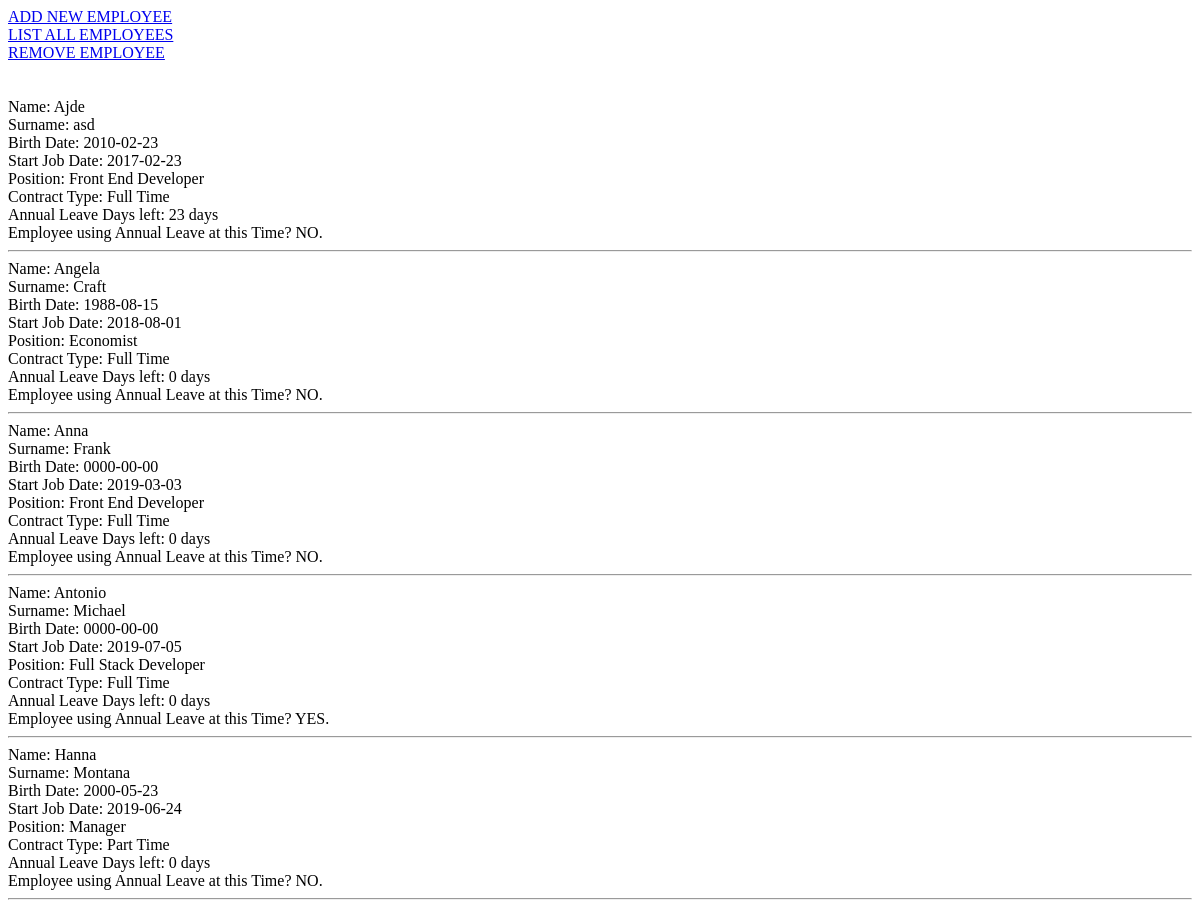
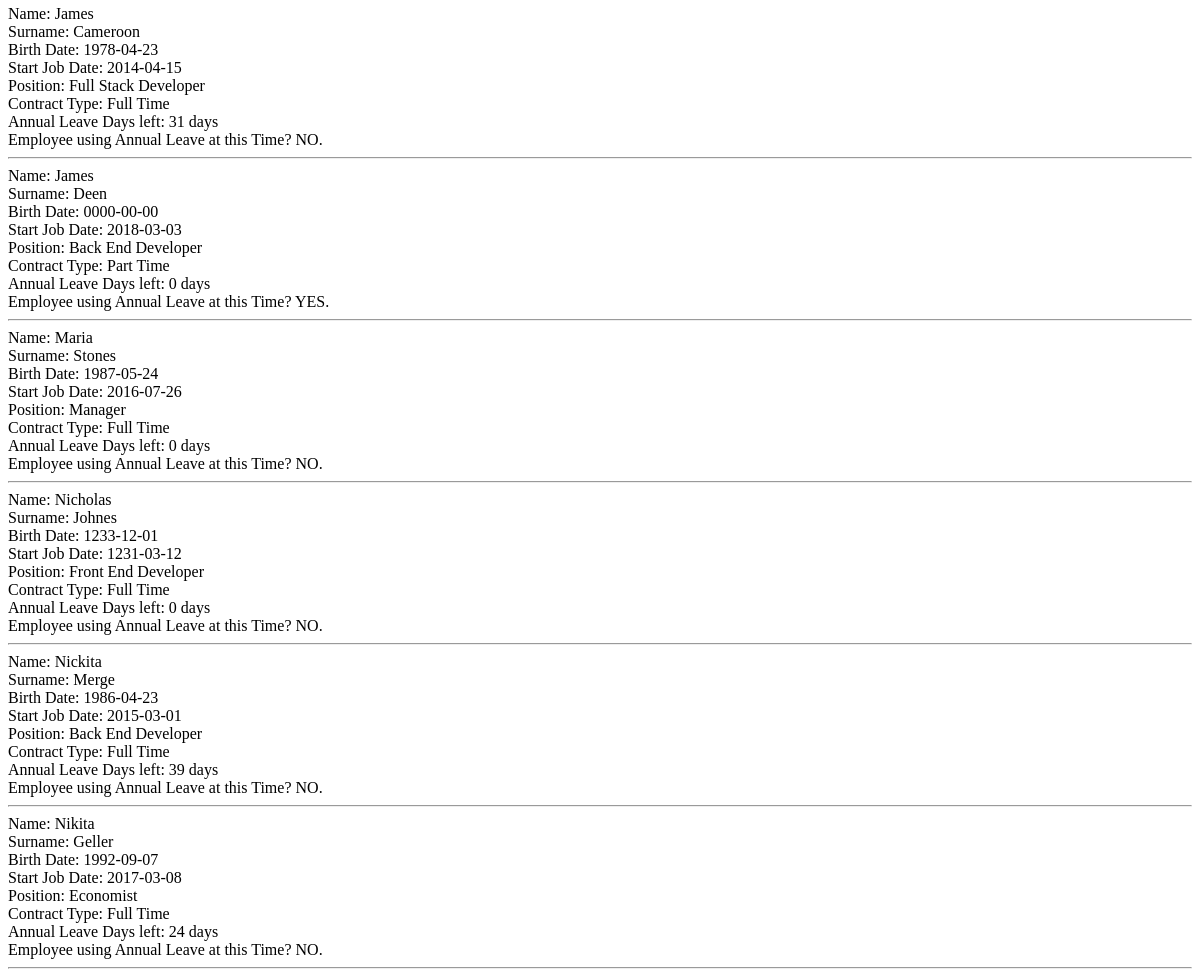
The page /adminPanelList.php on the database as committed earlier (2 pictures, top to bottom).
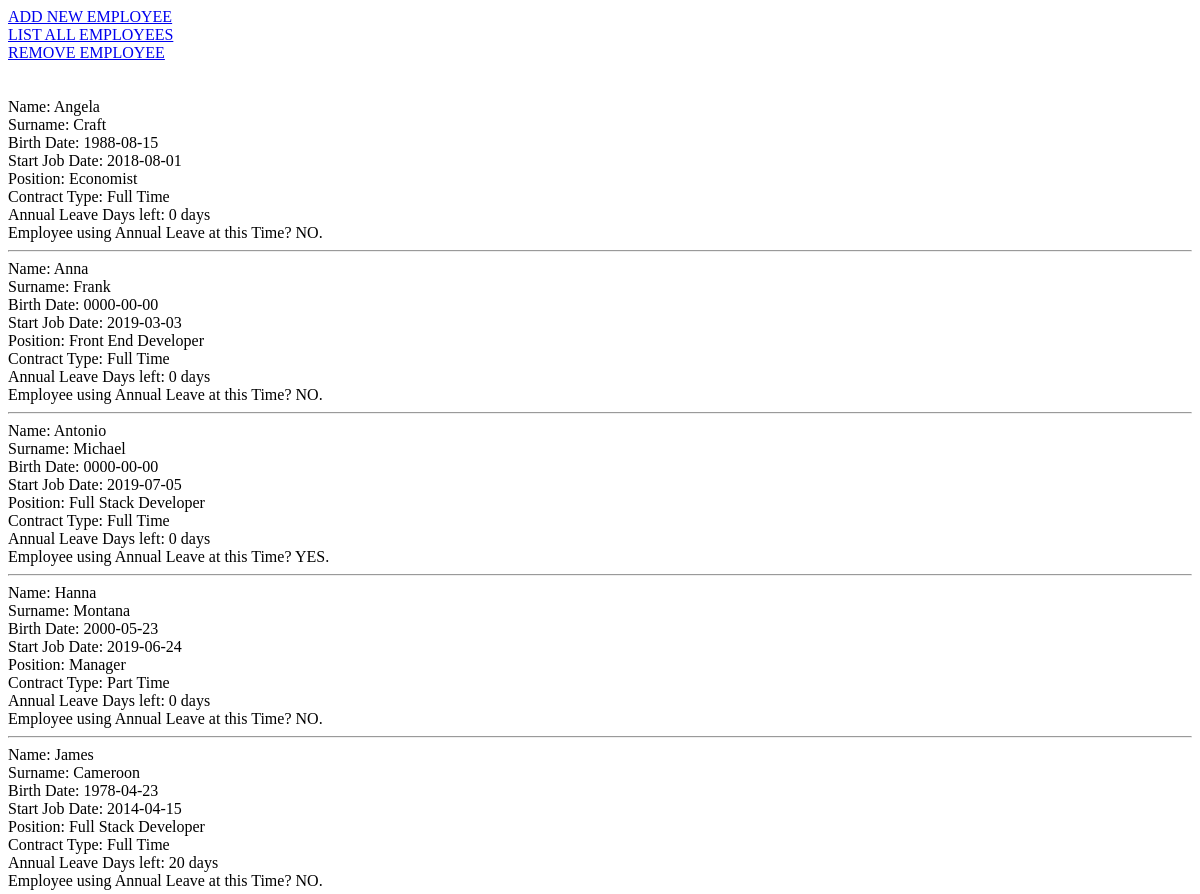
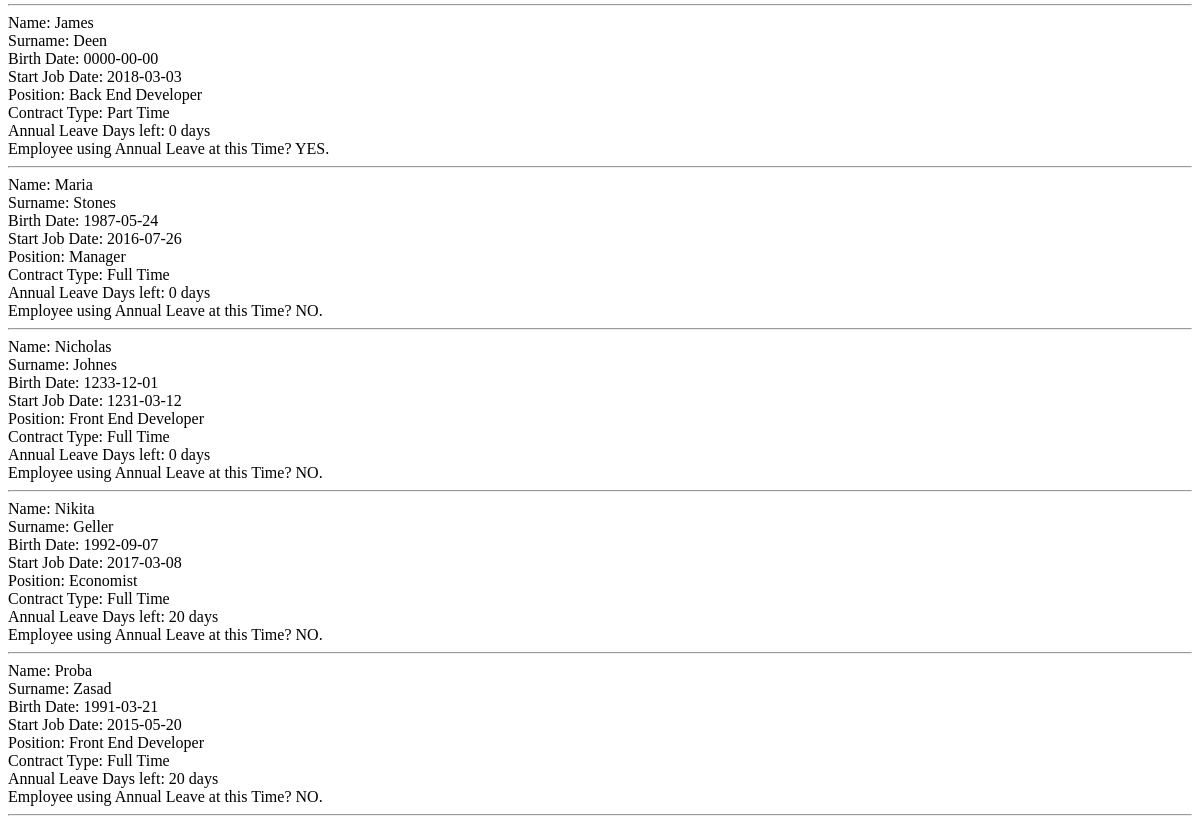
The same page on the database as committed later (2 pictures, top to bottom).
### tables this page shows
CREATE TABLE `employees` (
  `employeeId` int(11) NOT NULL,
  `employeeName` varchar(20) NOT NULL,
  `employeeSurname` varchar(30) NOT NULL,
  `employeeBirthDate` date NOT NULL,
  `employeeStartJobDate` date NOT NULL,
  `employeePosition` varchar(30) NOT NULL,
  `employeeContractType` varchar(20) NOT NULL,
  `employeeUsername` varchar(20) NOT NULL,
  `employeePassword` varchar(20) NOT NULL,
  `employeeFreeDays` int(40) NOT NULL,
  `employeeAnnualStatus` tinyint(1) NOT NULL,
  `employeeAnnualRequest` tinyint(1) NOT NULL,
  `employeeAnnualDateStart` date DEFAULT NULL,
  `employeeAnnualDateEnd` date NOT NULL,
  `employeeAnnualSelectedDays` int(11) NOT NULL
);

### adminPanelList.php (the view, shortened to what this page needs)
<!DOCTYPE html>
<html lang="en">
<head>
</head>
<body>
    <?php
        $conn = new mysqli("localhost", "root", "", "companyannualleave");
        $sql = "SELECT * FROM  employees ORDER BY employeeName,employeeSurname ASC";
        $result = $conn->query($sql);
        $rows = $result->fetch_all(MYSQLI_ASSOC);
        echo "<a href='adminPanelAdd.php'>ADD NEW EMPLOYEE</a><br>";
        echo "<a href='adminPanelList.php'>LIST ALL EMPLOYEES</a><br>";
        echo "<a href='adminPanelDelete.php'>REMOVE EMPLOYEE</a><br><br>";
        echo "<br>";
        foreach($rows as $row){
            echo "Name: " . $row['employeeName'] . "<br>";
            echo "Surname: ". $row['employeeSurname'] . "<br>";
            echo "Birth Date: " . $row['employeeBirthDate'] . "<br>";
            echo "Start Job Date: " . $row['employeeStartJobDate'] . "<br>";
            echo "Position: ". $row['employeePosition'] . "<br>";
            echo "Contract Type: " . $row['employeeContractType'] . "<br>";
            echo "Annual Leave Days left: " . $row['employeeFreeDays'] . " days <br>";
            echo "Employee using Annual Leave at this Time? ";
                if($row['employeeAnnualStatus']== true)
                    echo "YES.";
                else
                    echo "NO.";
            echo "<hr>";
        }
    ?>
</body>
</html>

Rows that differ between the two databases and show on the page:
removed employees: employeeName "Ajde", employeeSurname "asd", employeeBirthDate "2010-02-23", employeeStartJobDate "2017-02-23", employeePosition "Front End Developer", employeeContractType "Full Time", employeeFreeDays "23", employeeAnnualStatus "NO."
removed employees: employeeName "Nickita", employeeSurname "Merge", employeeBirthDate "1986-04-23", employeeStartJobDate "2015-03-01", employeePosition "Back End Developer", employeeContractType "Full Time", employeeFreeDays "39", employeeAnnualStatus "NO."
changed employees "Cameroon": employeeFreeDays "31" → "20"
changed employees "Nikita": employeeFreeDays "24" → "20"
added employees: employeeName "Proba", employeeSurname "Zasad", employeeBirthDate "1991-03-21", employeeStartJobDate "2015-05-20", employeePosition "Front End Developer", employeeContractType "Full Time", employeeFreeDays "20", employeeAnnualStatus "NO."
